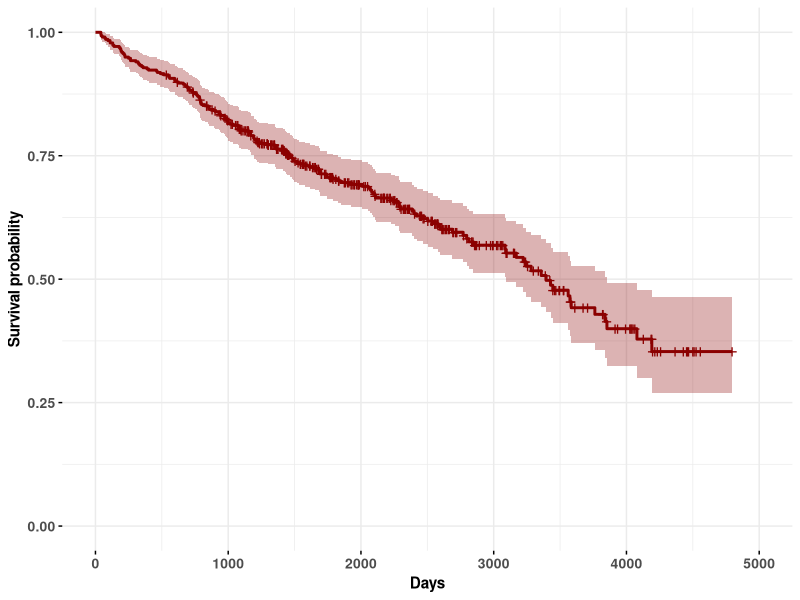
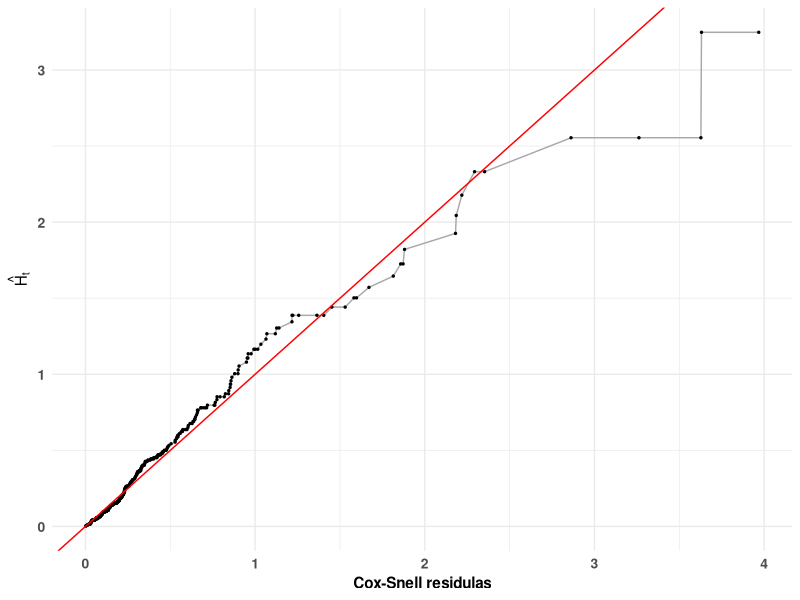
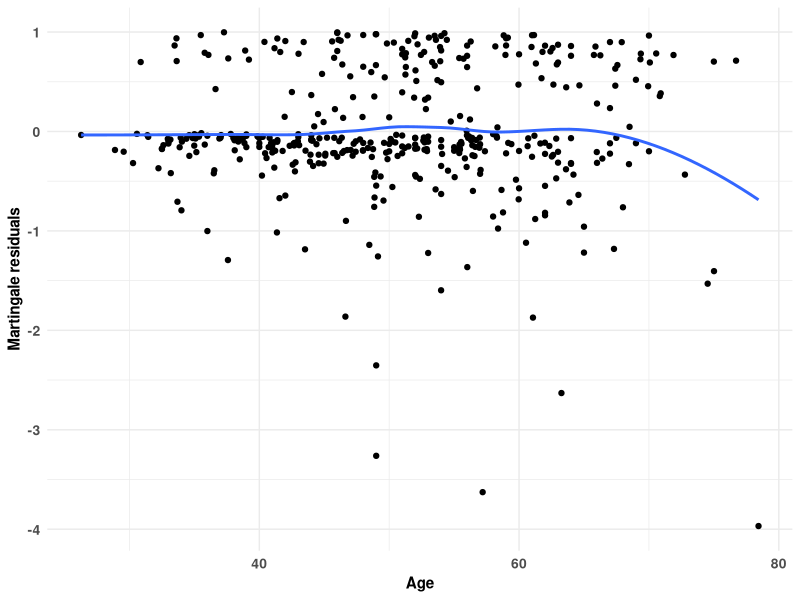
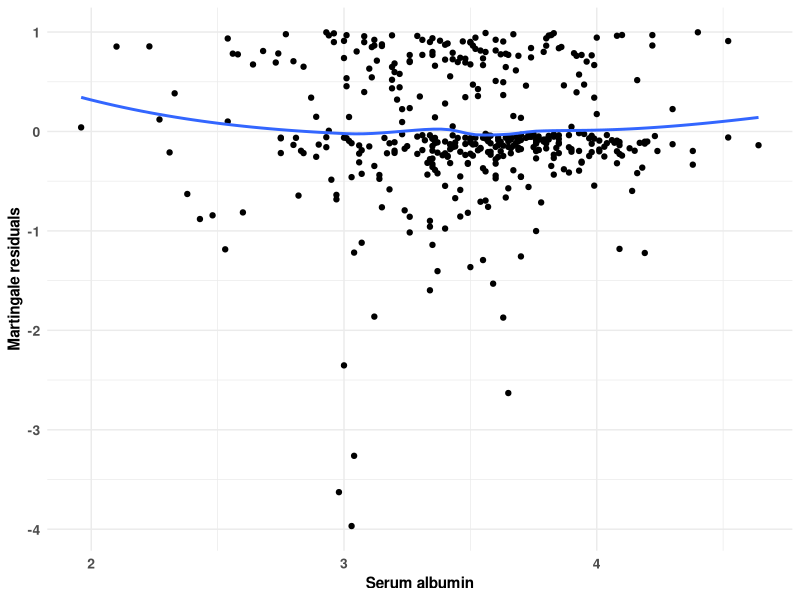
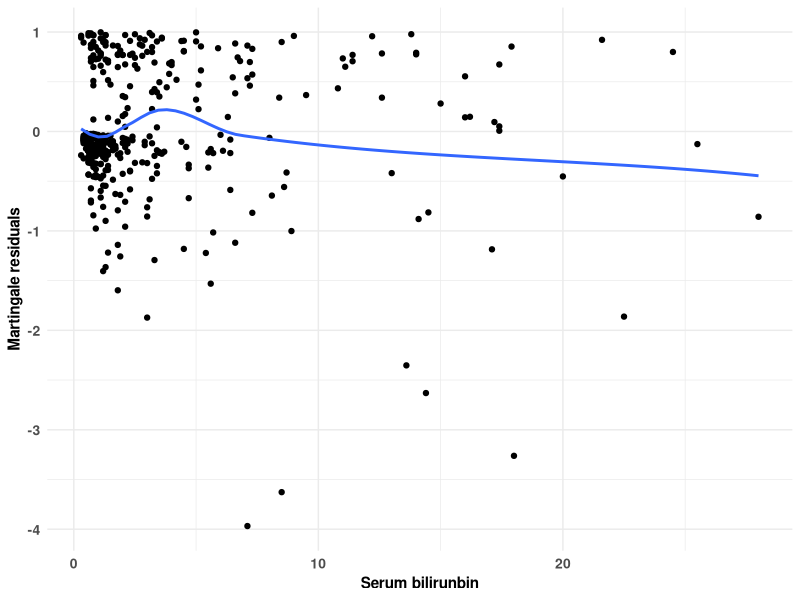
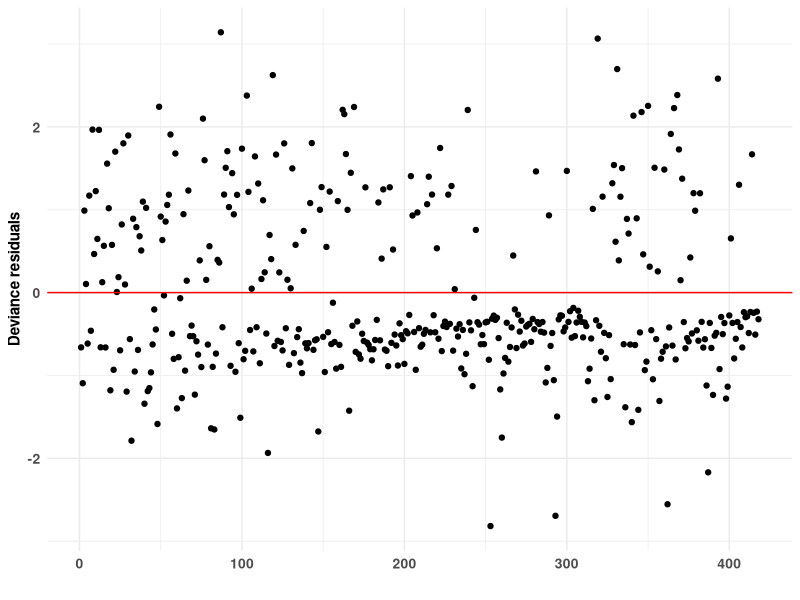
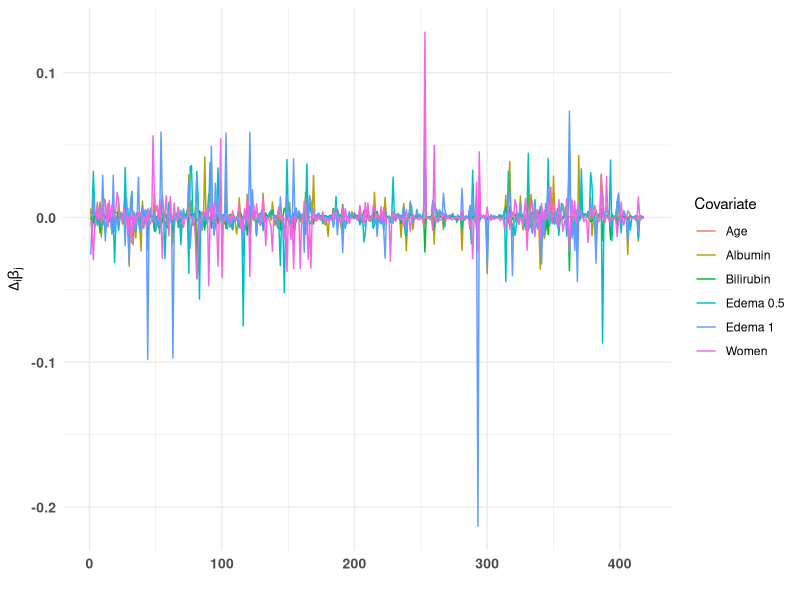
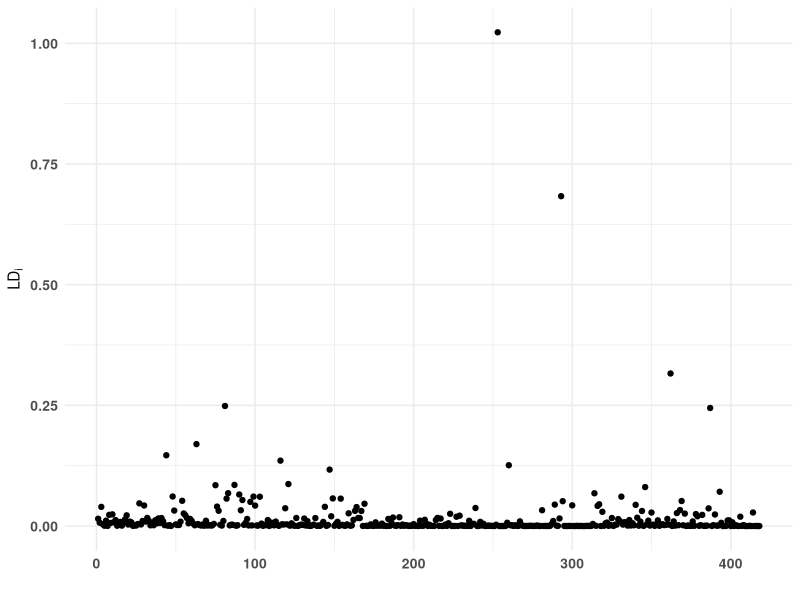

R code for these plots, in order:
####################################################################
# Residuals analysis Cox proportional hazards model                 
# Author: Jose Antonio Perusquia Cortes
# Afil: Facultad de Ciencias - UNAM
# Module: Survival analysis 
####################################################################

####################################################################
# Libraries
library(here)           # Version 1.0.1
library(ggplot2)        # Version 3.5.2  
library(ggthemes)       # Version 5.1.0
library(dplyr)          # Version 1.1.4
library(readxl)         # Version 1.4.4
library(survival)       # Version 3.8-3
library(survminer)      # Version 0.5.0
library(MASS)           # Version 7.3-60
####################################################################

####################################################################
# Base theme for the plots
theme_pbc = theme_minimal()+
  theme(axis.title.x = element_text(size = 11,face='bold'),
        axis.title.y = element_text(size = 11,face='bold'),
        axis.text.x = element_text(size=10,face='bold'),
        axis.text.y = element_text(size=10,face='bold'))

theme_set(theme_pbc)

####################################################################
# Mayo Clinic Primary Biliary Cholangitis Data
pbc=pbc
glimpse(pbc)
####################################################################

####################################################################
# Nonparametric survival estimates

# Kaplan-Meier survival estimate
km = survfit(Surv(time,status==2)~1,data=pbc)

# Plot of the survival function using survminer
ggsurvplot(km,ggtheme=theme_pbc,legend='none',
           conf.int = T,palette='darkred',
           conf.int.alpha = .3,
           conf.int.fill = "darkred",
           xlab='Days')
####################################################################

####################################################################
# Cox proportional hazards model

# Transform variables into factors
pbc_cox = pbc%>%
  dplyr::select(id,time,status,age,sex,edema,bili,albumin)%>%
  mutate(sex=factor(sex),
         edema=factor(edema))

# Cox model
cox_pbc = coxph(Surv(time,status==2)~sex+edema+
                  age+log(bili)+albumin,
                  data=pbc_cox)
summary(cox_pbc)
####################################################################

####################################################################
# Cox - Snell 
res_mart = residuals(cox_pbc,type='martingale')
res_cs = (pbc_cox$status == 2) - res_mart
pbc_cox$res_cs = res_cs

# KM using the Cox-Snell residuals as the times
fit_cs = survfit(Surv(res_cs, status == 2) ~ 1, data = pbc_cox)

# Plot cumulative hazard
df = data.frame(x=fit_cs$time,y=-log(fit_cs$surv))

ggplot(data=df,aes(x=x,y=y))+
  geom_line(col='darkgrey')+
  geom_point(size=.5)+
  labs(x="Cox-Snell residulas",y=expression(hat(H[t])))+
  geom_abline(intercept=0,slope=1,col="red")
####################################################################

####################################################################
# Martingale residuals vs continuous variables
pbc_cox$res_mart = res_mart

ggplot(data=pbc_cox,aes(x=age,y=res_mart))+
  geom_point()+
  geom_smooth(method = "loess", se = F, span = 0.75)+
  labs(x='Age',y='Martingale residuals')

ggplot(data=pbc_cox,aes(x=albumin,y=res_mart))+
  geom_point()+
  geom_smooth(method = "loess", se = F, span = 0.75)+
  labs(x='Serum albumin',y='Martingale residuals')

ggplot(data=pbc_cox,aes(x=bili,y=res_mart))+
  geom_point()+
  geom_smooth(method = "loess", se = F, span = 0.75)+
  labs(x='Serum bilirunbin',y='Martingale residuals')
####################################################################

####################################################################
# Deviance residuals
res_dev = residuals(cox_pbc,type='deviance')
pbc_cox$res_dev = res_dev

ggplot(data=pbc_cox,aes(x=id,y=res_dev))+
  geom_point()+
  geom_hline(yintercept=0,col='red')+
  labs(x="",y="Deviance residuals")
####################################################################

####################################################################
# Delta-betas
res_db = residuals(cox_pbc, type = "dfbeta")

id = rep(c(1:418),6)

vars = c(rep('Women',418),rep('Edema 0.5', 418),
         rep('Edema 1',418), rep('Age',418),
         rep('Bilirubin',418),rep('Albumin',418))

vals = c(res_db[,1],res_db[,2],
         res_db[,3],res_db[,4],
         res_db[,5],res_db[,6])

db_df=data.frame(x=id,y=vals,name=vars)

ggplot(data=db_df,aes(x=x,y=y,col=name))+
  geom_line()+
  labs(x='',y=expression(Delta[i]*beta[j]),
       color = "Covariate")
####################################################################

####################################################################
# Likelihood displacement
LD = numeric(418)
res_u = residuals(cox_pbc,type='score')
var_beta = cox_pbc$var

for(i in 1:418){
  LD[i]=t(res_u[i,])%*%var_beta%*%res_u[i,]
}

id = c(1:418)
LD_df = data.frame(x=id,y=LD)

ggplot(data=LD_df,aes(x=id,y=y))+
  geom_point()+
  labs(x="",y=expression(LD[i]))

pbc_cox[which(LD>.2),]
LD[which(LD>.2)]
####################################################################

####################################################################
# Schoenfeld residuals 
res_sch = residuals(cox_pbc,type='scaledsch')
res_sch = as.data.frame(res_sch)

res_sch = res_sch%>%
  rename('Women'=sexf,'Edema.5'=edema0.5,'Edema1'=edema1,
         'Age'=age,'Bilirubin'='log(bili)','Albumin'=albumin)%>%
  mutate(time=pbc$time[which(pbc$status==2)])

ggplot(data=res_sch,aes(x=time,y=Women))+
  geom_point()+
  geom_smooth(method = "loess", se = F, span = 0.75)+
  labs(x='Survival time',y='Schoenfeld residuals')

ggplot(data=res_sch,aes(x=time,y=Edema.5))+
  geom_point()+
  geom_smooth(method = "loess", se = F, span = 0.75)+
  labs(x='Survival time',y='Schoenfeld residuals')

ggplot(data=res_sch,aes(x=time,y=Edema1))+
  geom_point()+
  geom_smooth(method = "loess", se = F, span = 0.75)+
  labs(x='Survival time',y='Schoenfeld residuals')

ggplot(data=res_sch,aes(x=time,y=Age))+
  geom_point()+
  geom_smooth(method = "loess", se = F, span = 0.75)+
  labs(x='Survival time',y='Schoenfeld residuals')

ggplot(data=res_sch,aes(x=time,y=Bilirubin))+
  geom_point()+
  geom_smooth(method = "loess", se = F, span = 0.75)+
  labs(x='Survival time',y='Schoenfeld residuals')

ggplot(data=res_sch,aes(x=time,y=Albumin))+
  geom_point()+
  geom_smooth(method = "loess", se = F, span = 0.75)+
  labs(x='Survival time',y='Schoenfeld residuals')

# ZPH test 
zph=cox.zph(cox_pbc,terms=F)
print(zph)

# Another way to plot scaled Schoenfeld residuals and check if the
# PH holds
ggcoxzph(zph[1],title='',ggtheme = theme_pbc,
         xlab='Time',ylab='Coefficient for women')
ggcoxzph(zph[2],title='',ggtheme = theme_pbc,
         xlab='Time',ylab='Coefficient for edema 0.5')
ggcoxzph(zph[3],title='',ggtheme = theme_pbc,
         xlab='Time',ylab='Coefficient for edema 1')
ggcoxzph(zph[4],title='',ggtheme = theme_pbc,
         xlab='Time',ylab='Coefficient for bilirunbin')
ggcoxzph(zph[5],title='',ggtheme = theme_pbc,
         xlab='Time',ylab='Coefficient for albumin')
####################################################################